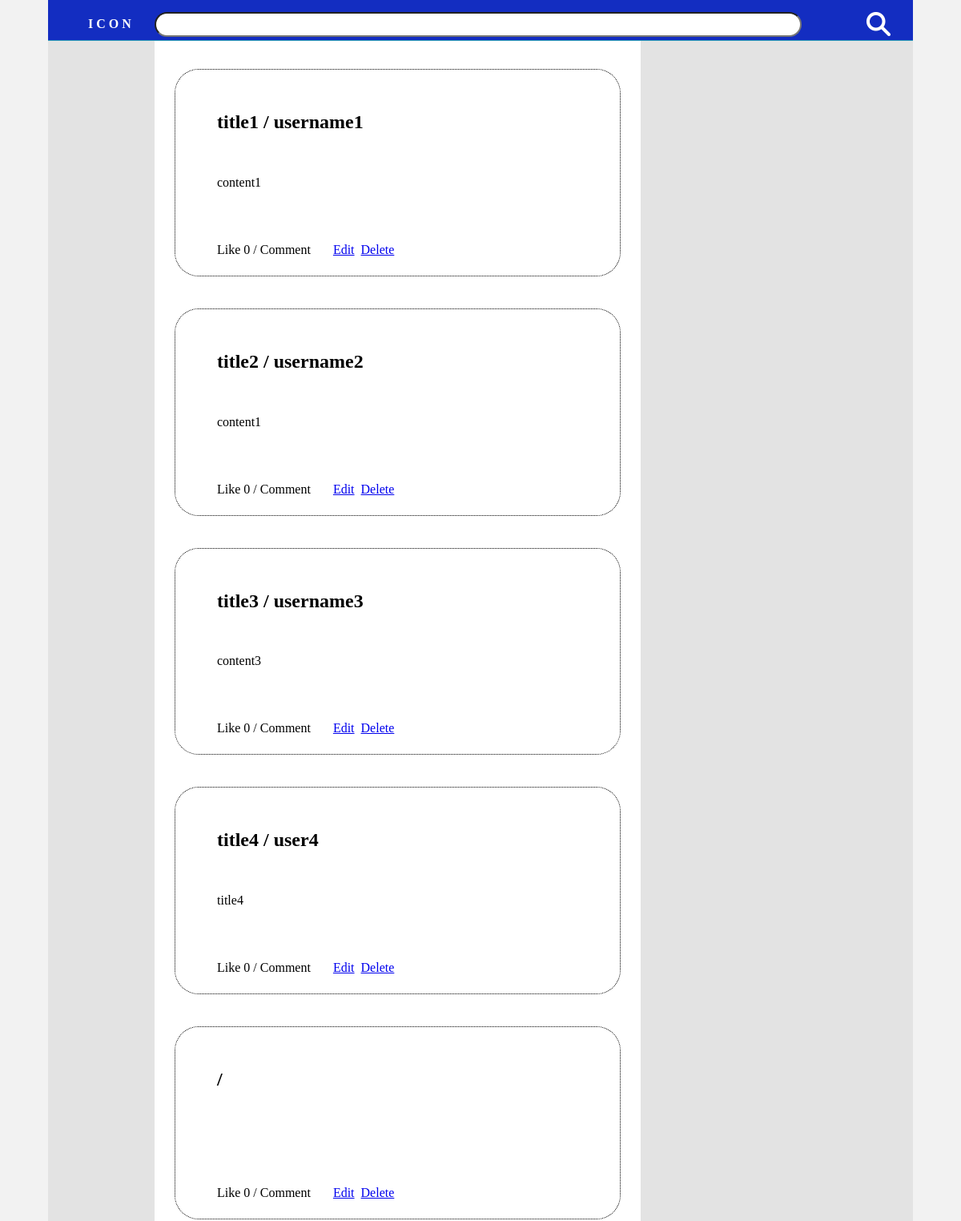
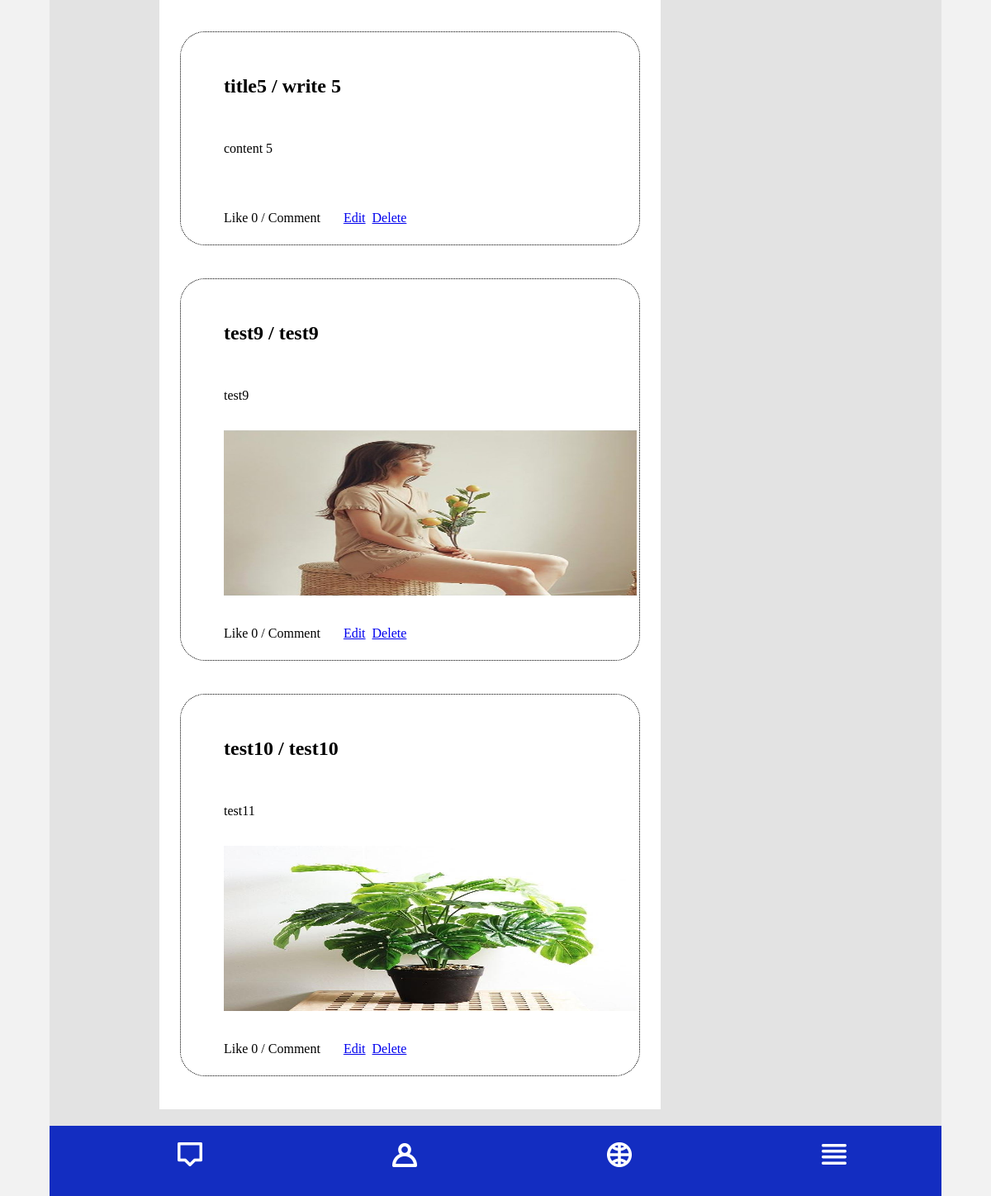
Before: /board/list/ with the older database file (2 pictures, top to bottom).
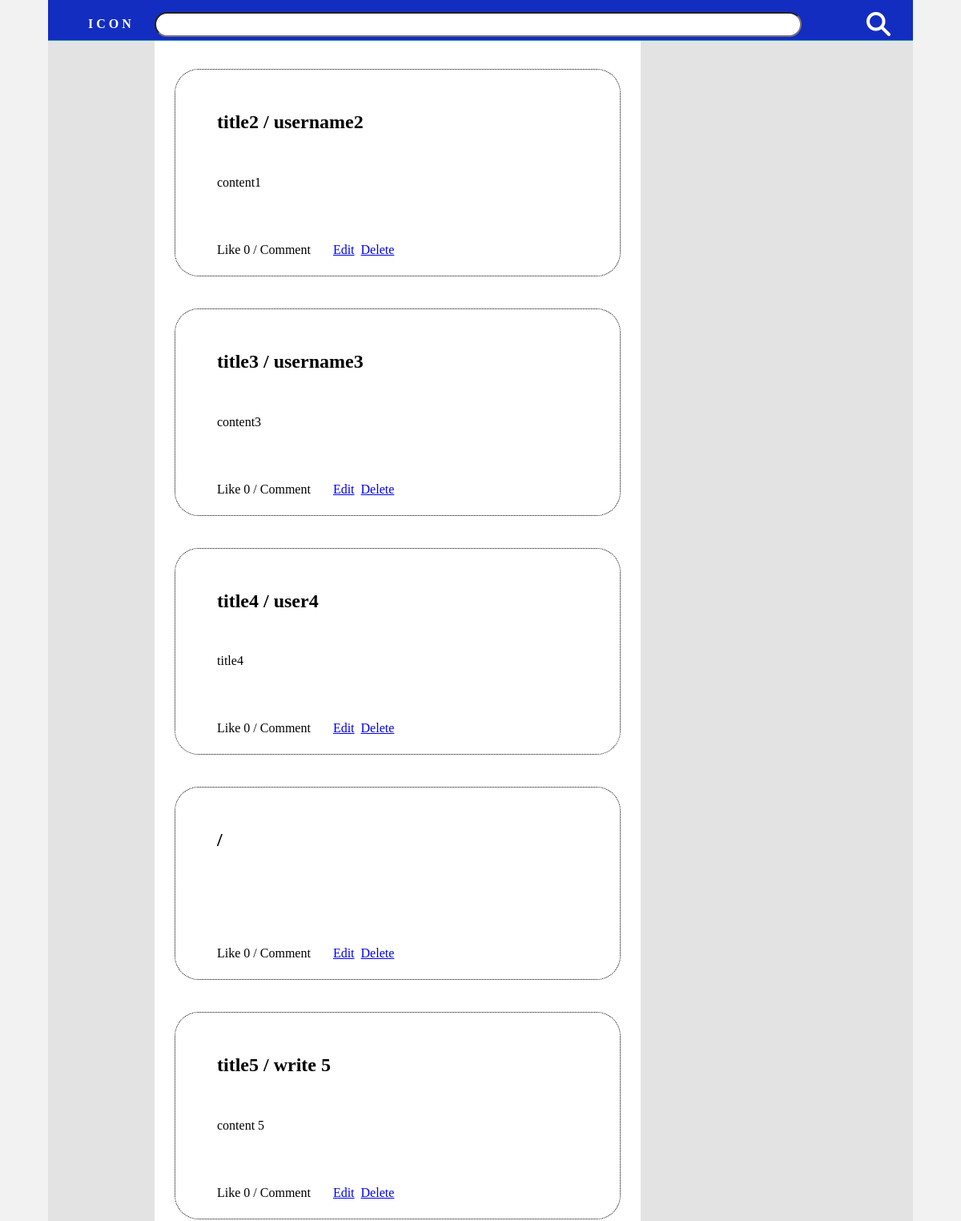
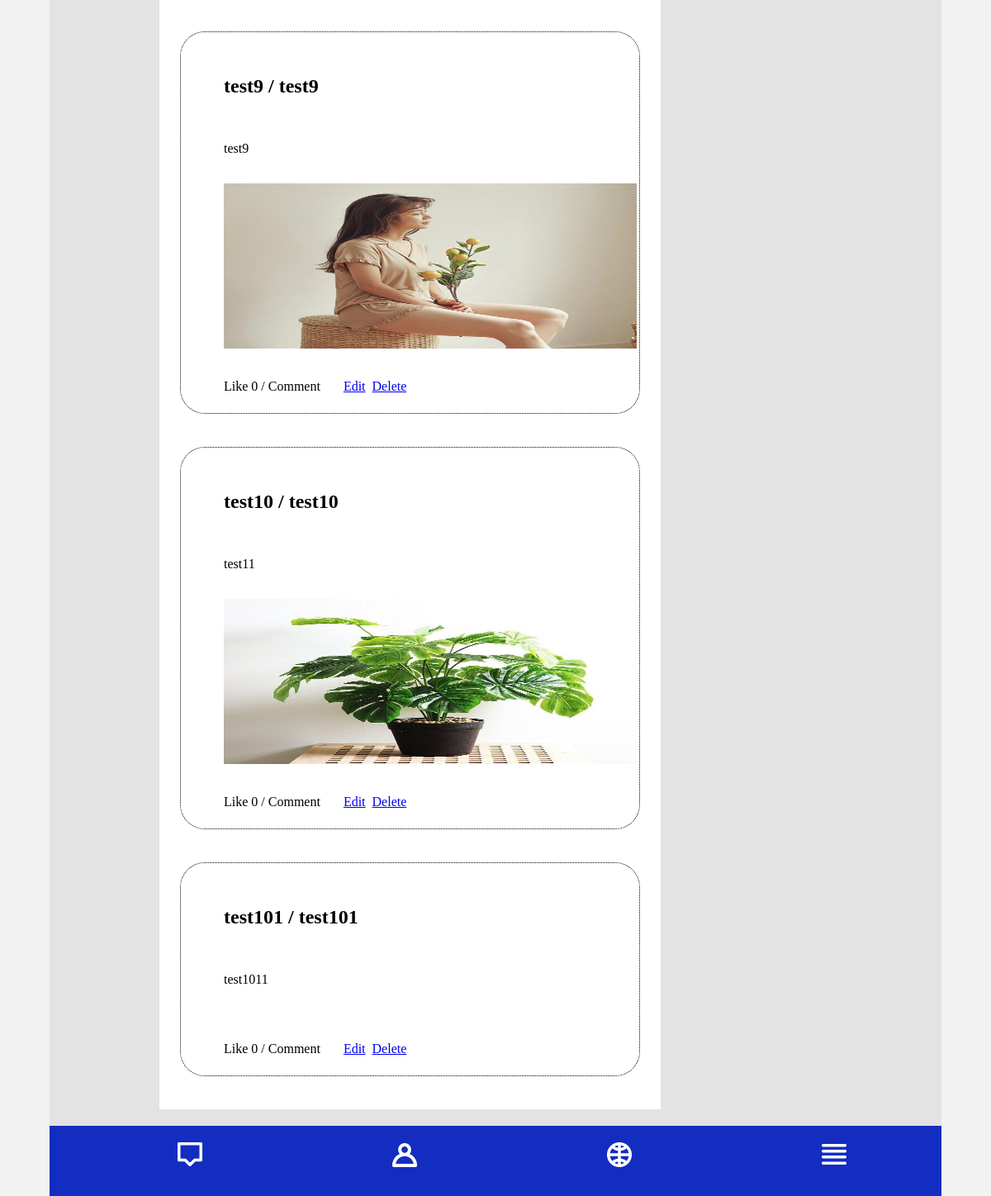
After: the same page with the newer database file (2 pictures, top to bottom).
### board/models.py (models this page shows)
class Post(models.Model) :
    title = models.CharField(max_length=100)
    password = models.CharField(max_length=100)
    username = models.CharField(max_length=50)
    content = models.TextField()
    created_datetime = models.DateTimeField(auto_now_add= True)
    modified_datetime = models.DateTimeField(auto_now = True)
    likes = models.PositiveIntegerField(default=0)
    photo = models.ImageField(upload_to='post/%Y%m%d')

### board/views.py (the view)
# urls.py: path('list/', gotolist, name='gotolist'),
def gotolist(request) :
    queryset = Post.objects.all()
    return render ( request, 'board/list.html', {
        'post_list' : queryset
    })

### board/templates/board/list.html
{% extends "board/layout.html" %}
{% block content %}
  <section class="about" id="about">
      {% for post in post_list %}
      <div class="articleBox">
        <table>
            <thead><td> <h1>
                    {{ post.title }} /
                       {{ post.username }}
                </h1>
            </td> </thead>
            <tr>
                <td>
                    {{ post.content }}
                </td>
            </tr>
            <tr>
                <td>
                    {% if post.photo %}
                    <img src="{{ post.photo.url }}" width="500"  height="200"/>
                    {% endif %}
                </td>
            </tr>
            <tr>
                <td>Like {{ post.likes }} /  Comment &nbsp;&nbsp;&nbsp;&nbsp;&nbsp;&nbsp;<a href="{% url 'board:update' post.id %}">Edit</a>&nbsp;&nbsp;<a href="{% url 'board:delete' post.id %}">Delete</a></td>
            </tr>
        </table>
      </div>
      {% endfor %}
  </section>
{% endblock %}

### board/templates/board/layout.html (shortened to what this page needs)
{% load static %}
<!doctype html>
<html lang="en-US">
<head>
<link href="{% static 'board/style.css' %}" rel="stylesheet" type="text/css">
</head>
<body>
<div class="container">
  <header>
    <section class="logo">
            <a href="">
    <h4 class="logo">ICON</h4>
    </a>
    </section>
    <section class="searchBox">
        <form>
            <input type="text">
        </form>
    </section>
    <section class="naviInfo">
    <img src="{% static 'search.png' %}" width="30" height="30" alt=""/> </section>
  </header>
    {% block content %}
    {% endblock %}
<footer>
     <section class="footer_banner" id="contact">
        <ul>
            <li><img src="{% static 'talk.png' %}" width="30" height="30" alt=""/></li>
            <li><img src="{% static 'people.png' %}"  width="30" height="30" alt=""/></li>
            <li><img src="{% static 'earth.png' %}" width="30" height="30" alt=""/></li>
            <li><img src="{% static 'menu.png' %}" width="30" height="30" alt=""/></li>
        </ul>
    </section>
  </footer>
</div>
</body>
</html>

### board/static/board/style.css (style rules this page uses)
body { font-family: source-sans-pro; background-color: #f2f2f2; margin-top: 0px; margin-right: 0px; margin-bottom: 0px; margin-left: 0px; font-style: normal; font-weight: 200; }
.container { width: 90%; margin-left: auto; margin-right: auto; background-color: #E3E3E3; }
header { width: 100%; height:50px; background-color: #132DC1; border-bottom: 1px solid #2C9AB7; }
header section { float: left; }
.logo { color: #fff; font-weight: bold; width: 10%; float: left; margin-left: 25px; letter-spacing: 4px; }
.naviInfo { color: #fff; font-weight: bold; margin-left: 25px; letter-spacing: 4px; padding-top : 15px; }
.searchBox { width: 80%; padding-top: 15px; }
.searchBox input { width : 800px; height: 25px; border-radius: 30px; }
.articleBox { border: thin dotted #000000; border-radius: 30px; margin-bottom: 40px; }
.articleBox table { padding-bottom: 20px; }
.articleBox table tr td { padding-left : 50px; padding-top: 30px; }
.about { padding-left: 25px; padding-right: 25px; padding-top: 35px; display: inline-block; background-color: #FFFFFF; margin-top: 0px; }
footer { width: 100%; background-color: #132DC1; padding-bottom: 85px; }
.footer_banner ul { list-style: none; }
.footer_banner ul li { width:25%; float : left; text-align: center; margin-top: 20px; }

Changed rows visible on the page:
removed Post: title "title1", username "username1", content "content1", likes "0"
added Post: title "test101", username "test101", content "test1011", likes "0"
